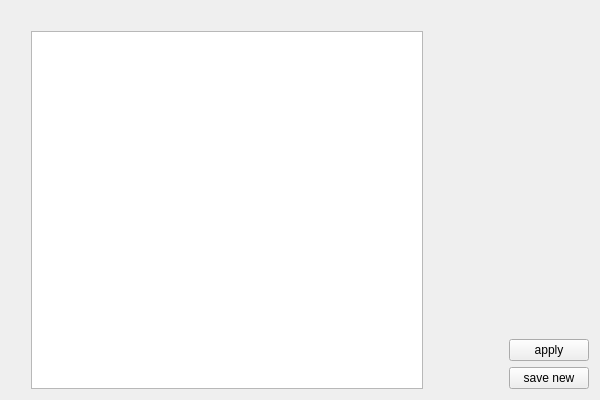
<?xml version="1.0" encoding="UTF-8"?>
<ui version="4.0">
 <class>Presets</class>
 <widget class="QWidget" name="Presets">
  <property name="geometry">
   <rect>
    <x>0</x>
    <y>0</y>
    <width>600</width>
    <height>400</height>
   </rect>
  </property>
  <property name="minimumSize">
   <size>
    <width>600</width>
    <height>400</height>
   </size>
  </property>
  <property name="baseSize">
   <size>
    <width>400</width>
    <height>400</height>
   </size>
  </property>
  <property name="windowTitle">
   <string>Presets</string>
  </property>
  <layout class="QGridLayout" name="gridLayout">
   <item row="2" column="0">
    <spacer name="horizontalSpacer">
     <property name="orientation">
      <enum>Qt::Horizontal</enum>
     </property>
     <property name="sizeType">
      <enum>QSizePolicy::Fixed</enum>
     </property>
     <property name="sizeHint" stdset="0">
      <size>
       <width>20</width>
       <height>20</height>
      </size>
     </property>
    </spacer>
   </item>
   <item row="2" column="3">
    <layout class="QVBoxLayout" name="verticalLayout">
     <item>
      <spacer name="verticalSpacer_2">
       <property name="orientation">
        <enum>Qt::Vertical</enum>
       </property>
       <property name="sizeHint" stdset="0">
        <size>
         <width>20</width>
         <height>40</height>
        </size>
       </property>
      </spacer>
     </item>
     <item>
      <widget class="QPushButton" name="buttonApply">
       <property name="text">
        <string>apply</string>
       </property>
      </widget>
     </item>
     <item>
      <widget class="QPushButton" name="buttonSaveNew">
       <property name="text">
        <string>save new</string>
       </property>
      </widget>
     </item>
    </layout>
   </item>
   <item row="0" column="1">
    <spacer name="verticalSpacer">
     <property name="orientation">
      <enum>Qt::Vertical</enum>
     </property>
     <property name="sizeType">
      <enum>QSizePolicy::Fixed</enum>
     </property>
     <property name="sizeHint" stdset="0">
      <size>
       <width>20</width>
       <height>20</height>
      </size>
     </property>
    </spacer>
   </item>
   <item row="2" column="1">
    <widget class="QListWidget" name="listCfgs"/>
   </item>
   <item row="2" column="2">
    <spacer name="horizontalSpacer_2">
     <property name="orientation">
      <enum>Qt::Horizontal</enum>
     </property>
     <property name="sizeType">
      <enum>QSizePolicy::Fixed</enum>
     </property>
     <property name="sizeHint" stdset="0">
      <size>
       <width>80</width>
       <height>20</height>
      </size>
     </property>
    </spacer>
   </item>
  </layout>
 </widget>
 <resources/>
 <connections/>
</ui>
